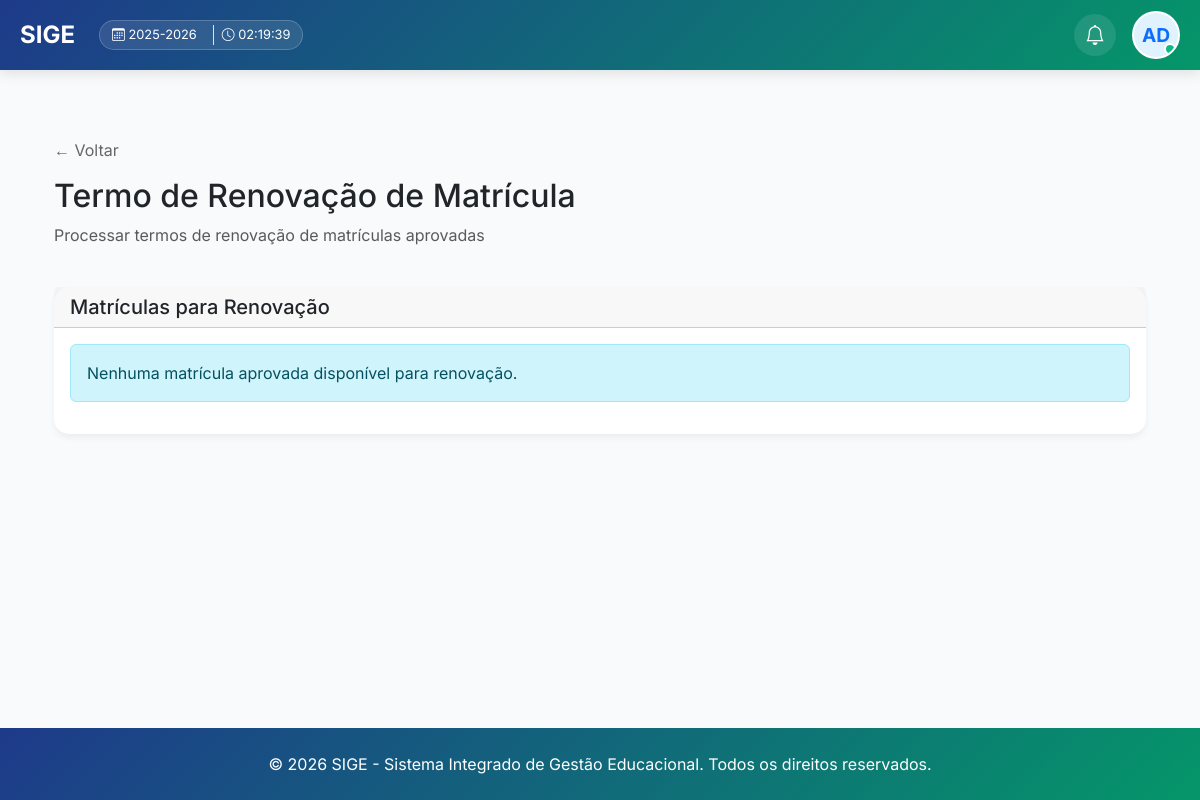
The app's page /termo-renovacao/ (signed in), older data.
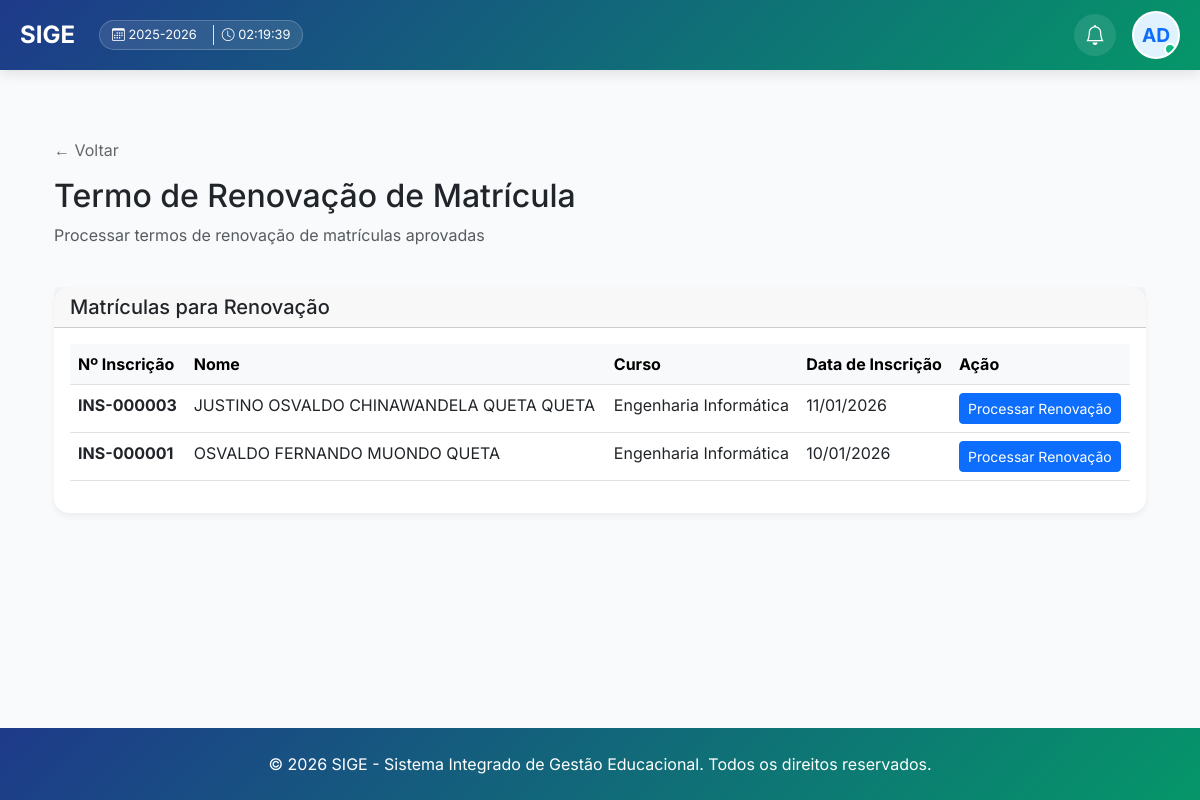
The same page, newer data.
### core/models.py (models this page shows, shortened)
class Inscricao(models.Model):
    TURNO_CHOICES = [
        ('M', 'Manhã'),
        ('T', 'Tarde'),
        ('N', 'Noite'),
    ]
    ESTADO_CIVIL_CHOICES = [
        ('S', 'Solteiro(a)'),
        ('C', 'Casado(a)'),
        ('D', 'Divorciado(a)'),
        ('V', 'Viúvo(a)'),
    ]
    numero_inscricao = models.CharField(max_length=20, unique=True, blank=True, verbose_name="Número de Inscrição")
    curso = models.ForeignKey(Curso, on_delete=models.CASCADE, related_name='inscricoes', verbose_name="Curso")
    primeiro_nome = models.CharField(max_length=50, verbose_name="Primeiro Nome", default="")
    nomes_meio = models.CharField(max_length=100, verbose_name="Nomes do Meio", blank=True, default="")
    apelido = models.CharField(max_length=50, verbose_name="Apelido", default="")
    foto = models.ImageField(upload_to='estudantes/fotos/', blank=True, null=True, verbose_name="Foto do Estudante")
    data_nascimento = models.DateField(verbose_name="Data de Nascimento")
    local_nascimento = models.CharField(max_length=200, verbose_name="Local de Nascimento", default="Luanda")
    nacionalidade = models.CharField(max_length=100, verbose_name="Nacionalidade", default="Angolana")
    bilhete_identidade = models.CharField(max_length=50, verbose_name="Número do Bilhete de Identidade")
    data_validade_bi = models.DateField(verbose_name="Data de Validade do BI", null=True, blank=True)
    sexo = models.CharField(max_length=1, choices=[('M', 'Masculino'), ('F', 'Feminino')], verbose_name="Sexo")
    estado_civil = models.CharField(max_length=1, choices=ESTADO_CIVIL_CHOICES, default='S', verbose_name="Estado Civil")
    endereco = models.TextField(verbose_name="Endereço Completo")
    telefone = models.CharField(max_length=20, verbose_name="Telefone")
    email = models.EmailField(verbose_name="Email", blank=True, null=True)
    STATUS_INSCRICAO_CHOICES = [
        ('submetida', 'Submetida'),
        ('em_analise', 'Em Análise'),
        ('aprovada', 'Aprovada'),
        ('rejeitada', 'Rejeitada'),
    ]
    status_inscricao = models.CharField(
        max_length=20,
        choices=STATUS_INSCRICAO_CHOICES,
        default='submetida',
        verbose_name="Estado da Inscrição"
    )
    user = models.ForeignKey(User, on_delete=models.SET_NULL, null=True, blank=True, verbose_name="Usuário de Acesso")
    ano_academico = models.ForeignKey(AnoAcademico, on_delete=models.SET_NULL, null=True, blank=True, verbose_name="Ano Académico")
    periodo_lectivo = models.ForeignKey(PeriodoLectivo, on_delete=models.SET_NULL, null=True, blank=True, verbose_name="Período Lectivo")
    criado_por = models.ForeignKey(User, on_delete=models.SET_NULL, null=True, blank=True, related_name='inscricoes_criadas', verbose_name="Registado por")
    arquivo_bi = models.FileField(
        upload_to='estudantes/documentos/bi/',
        blank=True,
        null=True,
        verbose_name="Cópia do BI (PDF ou Imagem)",
        help_text="Tamanho máximo: 5MB"
    )
    arquivo_certificado = models.FileField(
        upload_to='estudantes/documentos/certificados/',
        blank=True,
        null=True,
        verbose_name="Certificado/Habilitação (PDF ou Imagem)",
        help_text="Tamanho máximo: 5MB"
    )
    data_cadastro = models.DateTimeField(default=timezone.now, verbose_name="Data de Cadastro")
    status = models.CharField(max_length=20, default='Ativo', verbose_name="Status")
    matricula_bloqueada = models.BooleanField(default=False, verbose_name="Matrícula Bloqueada?")
    escola = models.ForeignKey(Escola, on_delete=models.SET_NULL, null=True, blank=True, related_name='inscricoes', verbose_name="Última Escola Frequentada")
    ano_conclusao = models.CharField(max_length=4, verbose_name="Ano de Conclusão", default="2024")
    certificados_obtidos = models.TextField(verbose_name="Certificados/Diplomas Obtidos", blank=True, default="")
    historico_escolar = models.TextField(verbose_name="Notas/Histórico Escolar", blank=True, default="")
    turno_preferencial = models.CharField(max_length=1, choices=TURNO_CHOICES, verbose_name="Turno Preferencial", default='M')
    METODO_PAGAMENTO_CHOICES = [
        ('referencia', 'Referência Bancária'),
        ('multicaixa', 'Multicaixa (Transferência/Depósito)'),
    ]
    metodo_pagamento = models.CharField(max_length=20, choices=METODO_PAGAMENTO_CHOICES, default='multicaixa', verbose_name="Método de Pagamento")
    comprovativo_pagamento = models.FileField(upload_to='estudantes/pagamentos/', blank=True, null=True, verbose_name="Comprovativo de Pagamento")
    hash_seguranca = models.CharField(max_length=64, blank=True, editable=False, verbose_name="Hash de Segurança")
    numero_comprovante = models.CharField(max_length=100, verbose_name="Número do Comprovante/Boleto", blank=True)
    responsavel_financeiro_nome = models.CharField(max_length=200, verbose_name="Nome do Responsável Financeiro", blank=True)
    responsavel_financeiro_telefone = models.CharField(max_length=20, verbose_name="Telefone do Responsável Financeiro", blank=True)
    responsavel_financeiro_relacao = models.CharField(max_length=100, verbose_name="Relação com o Estudante", blank=True)
    responsavel_legal_nome = models.CharField(max_length=200, blank=True, verbose_name="Nome do Contacto")
    responsavel_legal_vinculo = models.CharField(max_length=100, blank=True, verbose_name="Grau/Vínculo")
    responsavel_legal_telefone = models.CharField(max_length=20, blank=True, verbose_name="Telefone")
    responsavel_pedagogico_nome = models.CharField(max_length=200, blank=True, verbose_name="Nome do Responsável Pedagógico")
    responsavel_pedagogico_vinculo = models.CharField(max_length=100, blank=True, verbose_name="Grau/Vínculo Pedagógico")
    responsavel_pedagogico_telefone = models.CharField(max_length=20, blank=True, verbose_name="Telefone Pedagógico")
    receber_emails_sistema = models.BooleanField(default=True, verbose_name="Deseja receber emails do sistema?")
    nota_teste = models.DecimalField(
        max_digits=4,
        decimal_places=2,
        null=True,
        blank=True,
        validators=[MinValueValidator(0.00), MaxValueValidator(20.00)],
        verbose_name="Nota do Teste (0-20)"
    )
    aprovado = models.BooleanField(default=False, verbose_name="Aprovado")
    data_inscricao = models.DateTimeField(auto_now_add=True, verbose_name="Data de Inscrição")
    data_resultado = models.DateTimeField(null=True, blank=True, verbose_name="Data do Resultado")
    class Meta:
        verbose_name = "Inscrição"
        verbose_name_plural = "Inscrições"
        ordering = ['-data_inscricao']
    @property
    def nome_completo(self):
        nomes = [self.primeiro_nome, self.nomes_meio, self.apelido]
        return " ".join(filter(None, nomes))

class Curso(models.Model):
    GRAU_CHOICES = [
        ('licenciatura', 'Licenciatura'),
        ('mestrado', 'Mestrado'),
        ('doutoramento', 'Doutoramento'),
        ('especialidade', 'Especialidade'),
    ]
    REGIME_CHOICES = [
        ('diurno', 'Diurno'),
        ('pos-laboral', 'Pós-Laboral'),
    ]
    MODALIDADE_CHOICES = [
        ('presencial', 'Presencial'),
        ('semipresencial', 'Semipresencial'),
        ('ead', 'EAD'),
    ]
    DURACAO_CHOICES = [
        (3, '3 meses'),
        (6, '6 meses'),
        (12, '1 ano'),
        (24, '2 anos'),
        (36, '3 anos'),
        (48, '4 anos'),
        (60, '5 anos'),
    ]
    codigo = models.CharField(max_length=50, unique=True, default="CURSO", verbose_name="Código do Curso")
    nome = models.CharField(max_length=200, verbose_name="Nome do Curso")
    grau = models.CharField(max_length=20, choices=GRAU_CHOICES, default='licenciatura', verbose_name="Grau")
    regime = models.CharField(max_length=20, choices=REGIME_CHOICES, default='diurno', verbose_name="Regime")
    modalidade = models.CharField(max_length=20, choices=MODALIDADE_CHOICES, default='presencial', verbose_name="Modalidade")
    descricao = models.TextField(blank=True, verbose_name="Descrição")
    vagas = models.PositiveIntegerField(verbose_name="Número de Vagas")
    duracao_meses = models.PositiveIntegerField(
        choices=DURACAO_CHOICES,
        default=12,
        verbose_name="Duração"
    )
    nota_minima = models.DecimalField(
        max_digits=4,
        decimal_places=2,
        default=10.00,
        validators=[MinValueValidator(10.00), MaxValueValidator(20.00)],
        verbose_name="Nota Mínima para Aprovação"
    )
    requer_prerequisitos = models.BooleanField(default=False, verbose_name="Requer Pré-requisitos")
    ativo = models.BooleanField(default=True, verbose_name="Ativo")
    data_criacao = models.DateTimeField(auto_now_add=True)
    data_atualizacao = models.DateTimeField(auto_now=True)
    class Meta:
        verbose_name = "Curso"
        verbose_name_plural = "Cursos"
        ordering = ['nome']

### core/views.py (the view, shortened to what this page needs)
# urls.py: path('termo-renovacao/', views.termo_renovacao, name='termo_renovacao'),
@login_required
def termo_renovacao(request):
    inscricoes_aprovadas = Inscricao.objects.filter(aprovado=True).select_related('curso')
    context = {'inscricoes': inscricoes_aprovadas}
    return render(request, 'core/termo_renovacao_view.html', context)

### core/context_processors.py (called while the page is built)
def subscricao_context(request):
    if not request.user.is_authenticated:
        return {}
    subscricao = Subscricao.objects.filter(estado__in=['ativo', 'teste']).first()
    return {'subscricao': subscricao}

def global_academic_context(request):
    config = ConfiguracaoEscola.objects.first()
    context = {
        'config': config
    }
    if request.user.is_authenticated:
        ano_atual = AnoAcademico.objects.filter(ano_atual=True).first()
        semestre_atual = None
        if ano_atual:
            semestre_atual = ano_atual.semestres.filter(ativo=True).first()
        perfil = PerfilUsuario.objects.filter(user=request.user).first()
        context.update({
            'ano_atual': ano_atual,
            'semestre_atual': semestre_atual,
            'user_perfil': perfil
        })
    return context

### core/models.py (called while the page is built)
    def __str__(self):
        return self.codigo

### core/templates/core/termo_renovacao_view.html (shortened to what this page needs)
{% extends 'core/base.html' %}
{% block content %}
<div class="container my-5">
    <a href="{% url 'matricula' %}" style="text-decoration: none; color: #666; margin-bottom: 15px; display: inline-block;">← Voltar</a>
    <div class="row mb-4">
        <div class="col-md-12">
            <h2>Termo de Renovação de Matrícula</h2>
            <p class="text-muted">Processar termos de renovação de matrículas aprovadas</p>
        </div>
    </div>
    <div class="card">
        <div class="card-header">
            <h5 class="mb-0">Matrículas para Renovação</h5>
        </div>
        <div class="card-body">
            {% if inscricoes %}
                <div class="table-responsive">
                    <table class="table table-hover">
                        <thead class="table-light">
                            <tr>
                                <th>Nº Inscrição</th>
                                <th>Nome</th>
                                <th>Curso</th>
                                <th>Data de Inscrição</th>
                                <th>Ação</th>
                            </tr>
                        </thead>
                        <tbody>
                            {% for inscricao in inscricoes %}
                                <tr>
                                    <td><strong>{{ inscricao.numero_inscricao }}</strong></td>
                                    <td>{{ inscricao.nome_completo }}</td>
                                    <td>{{ inscricao.curso.nome }}</td>
                                    <td>{{ inscricao.data_inscricao|date:"d/m/Y" }}</td>
                                    <td>
                                        <form method="POST" style="display: inline;">
                                            <button type="submit" class="btn btn-sm btn-primary">
                                                Processar Renovação
                                            </button>
                                        </form>
                                    </td>
                                </tr>
                            {% endfor %}
                        </tbody>
                    </table>
                </div>
            {% else %}
                <div class="alert alert-info">
                    <p class="mb-0">Nenhuma matrícula aprovada disponível para renovação.</p>
                </div>
            {% endif %}
        </div>
    </div>
</div>
{% endblock %}

Row changes from the older to the newer data that the page shows:
now on this page (row edited): Inscricao: numero_inscricao "INS-000003", nome_completo "JUSTINO OSVALDO CHINAWANDELA QUETA QUETA", curso.nome "Engenharia Informática", data_inscricao "11/01/2026"
now on this page (row edited): Inscricao: numero_inscricao "INS-000001", nome_completo "OSVALDO FERNANDO MUONDO QUETA", curso.nome "Engenharia Informática", data_inscricao "10/01/2026"
Text that changed along with them:
text no longer shown: "Nenhuma matrícula aprovada disponível para renovação."
text now shown: "Nº Inscrição Nome Curso Data de Inscrição Ação"
